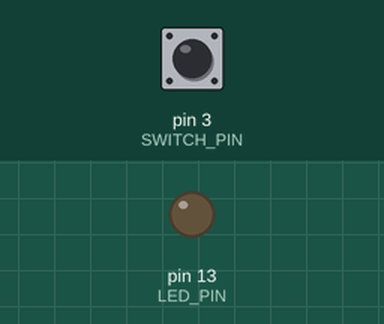
This sketch was run on a simulated Arduino Nano, built for the host (arithmetic inside an expression is 32-bit, double 64-bit). Shown: output pins drawn as LEDs (lit = HIGH). The inputs (shaded band) are chosen by the test bench; at power-on: pin 3 (SWITCH_PIN) HIGH.

Above: at 1.2 s.
1.3 s: pin 3 (SWITCH_PIN) pulled LOW for 0.15 s
At 6.7 s:
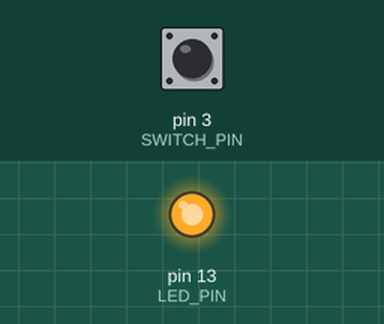
Timing chart, 0 to 10.9 s (numbered marks = the images above; inputs shaded):
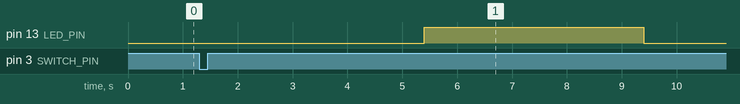

Measured:
- after the input at 1.3 s, pin 13 (LED_PIN): LOW → HIGH after 4.1 s, → LOW 4.0 s later

The sketch:

Switch_LED_Blink.ino
```cpp
/*
Q-1 Switch & LED Blinking with Arduino:
There is a tactile switch (only one switch) and LED connected to Arduino. The LED is off initially.
Depending on switch press, the LED blinks in following way.
1st Switch press: LED blinks at frequency of 0.5 Hz.
2nd Switch press: LED blinks at frequency of 1 Hz.
3rd Switch press: LED blinks at frequency of 2 Hz.
4th Switch press: LED turns off.
Create circuit and code for Arduino which can achieve following. Assume proper pins for connecting
LED and Switch.
*/
#include "TimerOne.h"
#define RESET 0 // Constant for flags
#define SET !RESET // Constant for flags
#define SWITCH_PIN 3 // Defining switch input pin as pin 3 of Arduino Nano because it has interrupt available
#define LED_PIN 13 // Defining output for LED blinking as pin 13 of Arduino Nano because LED is at pin 13 on board
#define REFERENCE_TIME 1000000 // 1000000 us that is 1 second of reference time is set based on which different constants are set
#define SWITCH_DEBOUNCE_FREQUENCY 20 // 50 ms time that is 20 Hz frequency is set for testing valid switch input
#define TIMER_ONE_INTERRUPT_TIME 10 // Timer 1 interrupt occurance time in us
#define SWITCH_DEBOUNCE_TIME_LIMIT (REFERENCE_TIME / SWITCH_DEBOUNCE_FREQUENCY) / TIMER_ONE_INTERRUPT_TIME // Switch debounce time limit count for correct switch press detection
#define LED_PIN_TOGGLE_TIME_TWO_Hz (REFERENCE_TIME / 2) / TIMER_ONE_INTERRUPT_TIME // Output LED toggle time count for 2 Hz of blinking
#define LED_PIN_TOGGLE_TIME_ONE_Hz REFERENCE_TIME / TIMER_ONE_INTERRUPT_TIME // Output LED toggle time count for 1 Hz of blinking
#define LED_PIN_TOGGLE_TIME_HALF_Hz (REFERENCE_TIME * 2) / TIMER_ONE_INTERRUPT_TIME // Output LED toggle time count for 0.5 Hz of blinking
#define LED_PIN_OFF digitalWrite(LED_PIN, LOW) // Switching LED Off
#define LED_PIN_TOGGLE digitalWrite(LED_PIN, !digitalRead(LED_PIN)) // Toggling LED
uint16_t switch_pressed_counter = 0;
uint32_t led_pin_toggle_counter = 0; // Counter for LED blinking which, when reaches to specific limit based on operation, resets
uint8_t led_blink_frequency_counter = 0; // Counter for deciding the LED Blinking frequency, which resets after being greater than 3
bool switch_current_state = HIGH; // Variable that stores the current state of the digital input pin 3 by reading its value, set to HIGH because HIGH indicates the switch is open
bool switch_previous_state = HIGH; // Variable used for switch debouncing correction, set to HIGH because HIGH indicates the switch is open
bool switch_interrupt_flag = RESET; // Flag that is polled in the Timer ISR to decide whether the switch is pressed
bool switch_pressed_flag = RESET; // Once the switch_interrupt_flag becomes TRUE, this flag becomes TRUE and gets reset to FALSE after SWITCH_DEBOUNCE_TIME_LIMIT
void timer_one_isr(void)
{
    if(switch_interrupt_flag == SET) // Falling Edge detected at Pin 3
    {
        switch_interrupt_flag = RESET; // Resetting the switch interrupt flag
        switch_current_state = digitalRead(SWITCH_PIN); // Reading Switch Pin 3 and storing
        if(switch_current_state == LOW) // The state of the Pin 3 has to be LOW to proceed further
        {
            switch_pressed_flag = SET; // Flag is set to correct switch debounce
            switch_previous_state = switch_current_state; // Reference is stored to check switch debounce later
        }
    }
    if(switch_pressed_flag == SET) // Polling the flag to re-enter for cofirming correct switch input entry everytime till SWITCH_DEBOUNCE_TIME_LIMIT is reached
    {
        switch_pressed_counter++; // Increment the counter till SWITCH_DEBOUNCE_TIME_LIMIT
        if(switch_pressed_counter >= SWITCH_DEBOUNCE_TIME_LIMIT) // SWITCH_DEBOUNCE_TIME_LIMIT is achieved
        {
            switch_current_state = digitalRead(SWITCH_PIN); // Reading Switch Pin 3 and storing
            if(switch_current_state == switch_previous_state) // Comparing the reading with the stored reference value
            {
                led_blink_frequency_counter++; // Switch press is valid and hence increment a counter the value of which decides the frequency of LED Blinking
            }
            switch_pressed_flag = RESET; // Reset the flag
            switch_previous_state = HIGH; // Reset the reference value to HIGH because HIGH indicates the switch is open
            switch_current_state = HIGH; // Reset the current reading value to HIGH because HIGH indicates the switch is open
            switch_pressed_counter = 0; // Reset the counter
        }
    }
    switch(led_blink_frequency_counter) // Taking the counter in switch statement - it has values 0, 1, 2 and 3
    {
        case 1:
            led_pin_toggle_counter++; // Incrementing the counter till LED_PIN_TOGGLE_TIME_HALF_Hz that makes LED Blinking Time 2000 ms
            if(led_pin_toggle_counter >= LED_PIN_TOGGLE_TIME_HALF_Hz) // Counter has reached the value LED_PIN_TOGGLE_TIME_HALF_Hz
            {
                led_pin_toggle_counter = 0; // Resetting the counter
                LED_PIN_TOGGLE; // Toggling the LED
            }
            break;
        case 2:
            led_pin_toggle_counter++; // Incrementing the counter till LED_PIN_TOGGLE_TIME_ONE_Hz that makes LED Blinking Time 1000 ms
            if(led_pin_toggle_counter >= LED_PIN_TOGGLE_TIME_ONE_Hz) // Counter has reached the value LED_PIN_TOGGLE_TIME_ONE_Hz
            {
                led_pin_toggle_counter = 0; // Resetting the counter
                LED_PIN_TOGGLE; // Toggling the LED
            }
            break;
        case 3:
            led_pin_toggle_counter++; // Incrementing the counter till LED_PIN_TOGGLE_TIME_TWO_Hz that makes LED Blinking Time 500 ms
            if(led_pin_toggle_counter >= LED_PIN_TOGGLE_TIME_TWO_Hz) // Counter has reached the value LED_PIN_TOGGLE_TIME_TWO_Hz
            {
                led_pin_toggle_counter = 0; // Resetting the counter
                LED_PIN_TOGGLE; // Toggling the LED
            }
            break;
        default:
            led_pin_toggle_counter = 0; // Resetting the counter
            led_blink_frequency_counter = 0; // Resetting the counter
            LED_PIN_OFF; // Switching the LED Off
            break;
    }
}
void switch_input_isr(void)
{
    switch_interrupt_flag = SET; // flag is set as FALLING Edge is detected
}
void setup()
{
    pinMode (SWITCH_PIN , INPUT_PULLUP); // Pin 3 as Digital Input with internal pull up because the switch is placed in such a way that when pressed, Pin 3 connects to ground
    pinMode(LED_PIN, OUTPUT); // Pin 13 which connected to the On-Board LED is set as output pin
    LED_PIN_OFF; // Switching LED Off as initialization
    Timer1.initialize(TIMER_ONE_INTERRUPT_TIME); // Initializing Timer 1 with Timer overflow time as TIMER_ONE_INTERRUPT_TIME
    Timer1.attachInterrupt(timer_one_isr); // Taking 'timer_one_isr' as ISR
    attachInterrupt(digitalPinToInterrupt(SWITCH_PIN),switch_input_isr,FALLING); // Setting the digital input interrupt at Pin 3 with the mode set for FALLING Edge
    TIMSK1 = _BV(TOIE1); // sets the timer 1 overflow interrupt enable bit
}
void loop()
{
}
```
